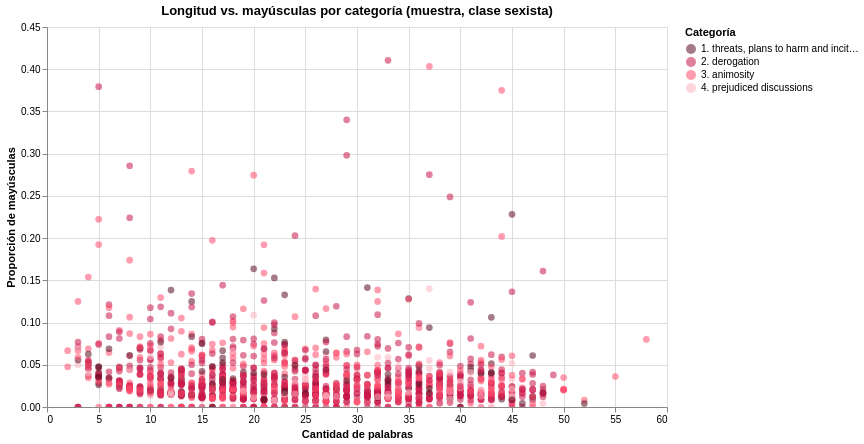

Here is the notebook cell this chart was saved with:
### Markdown cell above
## 15. Análisis multivariado — features cruzadas por clase y categoría

Dispersión interactiva de longitud frente a proporción de mayúsculas, coloreada por
categoría (muestra aleatoria de la clase sexista para mantener el gráfico legible).
Se puede hacer zoom y ver cada punto con tooltip.

### Code cell
muestra = (
    df_feat
    .filter(pl.col("label_sexist") == "sexist")
    .sample(n=1500, seed=42)
    .select("n_words", "prop_mayusculas", "label_category")
)

scatter = (
    alt.Chart(muestra.to_pandas())
    .mark_circle(size=45, opacity=0.55)
    .encode(
        x=alt.X("n_words:Q", title="Cantidad de palabras"),
        y=alt.Y("prop_mayusculas:Q", title="Proporción de mayúsculas"),
        color=alt.Color("label_category:N",
                        scale=alt.Scale(range=["#590D22", "#C9184A", "#FF4D6D", "#FFB3C1"]),
                        legend=alt.Legend(title="Categoría")),
        tooltip=["n_words:Q", "prop_mayusculas:Q", "label_category:N"],
    )
    .interactive()
    .properties(width=620, height=380,
                title="Longitud vs. mayúsculas por categoría (muestra, clase sexista)")
)
scatter

### Figure 1 — Vega specification as saved in the notebook (floating-point values rounded to 4 significant figures; data arrays with more than 128 entries replaced by an {"elided": "..."} marker saying what was removed)
{"$schema": "https://vega.github.io/schema/vega/v6.json", "data": [{"name": "param_1e9efca18e7a2868_store"}, {"name": "source_0", "values": {"elided": "1500 records"}}, {"name": "source_0_x_domain_n_words", "values": [{"min": 2, "max": 58}]}, {"name": "source_0_y_domain_prop_mayusculas", "values": [{"min": 0.0, "max": 0.4105}]}, {"name": "source_0_color_domain_label_category", "values": [{"label_category": "2. derogation"}, {"label_category": "4. prejudiced discussions"}, {"label_category": "3. animosity"}, {"label_category": "1. threats, plans to harm and incitement"}]}], "signals": [{"name": "unit", "value": {}, "on": [{"events": "pointermove", "update": "isTuple(group()) ? group() : unit"}]}, {"name": "param_1e9efca18e7a2868", "update": "vlSelectionResolve(\"param_1e9efca18e7a2868_store\", \"union\")"}, {"name": "param_1e9efca18e7a2868_n_words", "on": [{"events": [{"source": "view", "type": "dblclick"}], "update": "null"}, {"events": {"signal": "param_1e9efca18e7a2868_translate_delta"}, "update": "panLinear(param_1e9efca18e7a2868_translate_anchor.extent_x, -param_1e9efca18e7a2868_translate_delta.x / width)"}, {"events": {"signal": "param_1e9efca18e7a2868_zoom_delta"}, "update": "zoomLinear(domain(\"x\"), param_1e9efca18e7a2868_zoom_anchor.x, param_1e9efca18e7a2868_zoom_delta)"}]}, {"name": "param_1e9efca18e7a2868_prop_mayusculas", "on": [{"events": [{"source": "view", "type": "dblclick"}], "update": "null"}, {"events": {"signal": "param_1e9efca18e7a2868_translate_delta"}, "update": "panLinear(param_1e9efca18e7a2868_translate_anchor.extent_y, param_1e9efca18e7a2868_translate_delta.y / height)"}, {"events": {"signal": "param_1e9efca18e7a2868_zoom_delta"}, "update": "zoomLinear(domain(\"y\"), param_1e9efca18e7a2868_zoom_anchor.y, param_1e9efca18e7a2868_zoom_delta)"}]}, {"name": "param_1e9efca18e7a2868_tuple", "on": [{"events": [{"signal": "param_1e9efca18e7a2868_n_words || param_1e9efca18e7a2868_prop_mayusculas"}], "update": "param_1e9efca18e7a2868_n_words && param_1e9efca18e7a2868_prop_mayusculas ? {unit: \"\", fields: param_1e9efca18e7a2868_tuple_fields, values: [param_1e9efca18e7a2868_n_words,param_1e9efca18e7a2868_prop_mayusculas]} : null"}]}, {"name": "param_1e9efca18e7a2868_tuple_fields", "value": [{"field": "n_words", "channel": "x", "type": "R"}, {"field": "prop_mayusculas", "channel": "y", "type": "R"}]}, {"name": "param_1e9efca18e7a2868_translate_anchor", "value": {}, "on": [{"events": [{"source": "scope", "type": "pointerdown"}], "update": "{x: x(unit), y: y(unit), extent_x: domain(\"x\"), extent_y: domain(\"y\")}"}]}, {"name": "param_1e9efca18e7a2868_translate_delta", "value": {}, "on": [{"events": [{"source": "window", "between": [{"source": "scope", "type": "pointerdown"}, {"source": "window", "type": "pointerup"}], "type": "pointermove", "consume": true}], "update": "{x: param_1e9efca18e7a2868_translate_anchor.x - x(unit), y: param_1e9efca18e7a2868_translate_anchor.y - y(unit)}"}]}, {"name": "param_1e9efca18e7a2868_zoom_anchor", "on": [{"events": [{"source": "scope", "type": "wheel", "consume": true}], "update": "{x: invert(\"x\", x(unit)), y: invert(\"y\", y(unit))}"}]}, {"name": "param_1e9efca18e7a2868_zoom_delta", "on": [{"events": [{"source": "scope", "type": "wheel", "consume": true}], "update": "pow(1.001, event.deltaY * pow(16, event.deltaMode))", "force": true}]}, {"name": "param_1e9efca18e7a2868_modify", "on": [{"events": {"signal": "param_1e9efca18e7a2868_tuple"}, "update": "modify(\"param_1e9efca18e7a2868_store\", param_1e9efca18e7a2868_tuple, true)"}]}], "marks": [{"type": "symbol", "name": "marks", "from": {"data": "source_0"}, "encode": {"update": {"y": {"field": "prop_mayusculas", "scale": "y"}, "fill": {"field": "label_category", "scale": "color"}, "opacity": {"value": 0.55}, "shape": {"value": "circle"}, "size": {"value": 45}, "tooltip": {"signal": "{\"n_words\": format(datum[\"n_words\"], \"\"), \"prop_mayusculas\": format(datum[\"prop_mayusculas\"], \"\"), \"label_category\": isValid(datum[\"label_category\"]) ? isArray(datum[\"label_category\"]) ? join(datum[\"label_category\"], '\\n') : datum[\"label_category\"] : \"\"+datum[\"label_category\"]}"}, "x": {"field": "n_words", "scale": "x"}}}, "interactive": true, "clip": true, "style": ["circle"]}], "scales": [{"name": "x", "type": "linear", "domain": [{"signal": "(data(\"source_0_x_domain_n_words\")[0] || {}).min"}, {"signal": "(data(\"source_0_x_domain_n_words\")[0] || {}).max"}], "range": [0, {"signal": "width"}], "zero": true, "nice": true, "domainRaw": {"signal": "param_1e9efca18e7a2868[\"n_words\"]"}}, {"name": "y", "type": "linear", "domain": [{"signal": "(data(\"source_0_y_domain_prop_mayusculas\")[0] || {}).min"}, {"signal": "(data(\"source_0_y_domain_prop_mayusculas\")[0] || {}).max"}], "range": [{"signal": "height"}, 0], "nice": true, "domainRaw": {"signal": "param_1e9efca18e7a2868[\"prop_mayusculas\"]"}, "zero": true}, {"name": "color", "type": "ordinal", "domain": {"data": "source_0_color_domain_label_category", "field": "label_category", "sort": true}, "range": ["#590D22", "#C9184A", "#FF4D6D", "#FFB3C1"]}], "axes": [{"scale": "x", "gridScale": "y", "aria": false, "ticks": false, "zindex": 0, "labels": false, "orient": "bottom", "maxExtent": 0, "grid": true, "tickCount": {"signal": "ceil(width/40)"}, "domain": false, "minExtent": 0}, {"scale": "y", "maxExtent": 0, "minExtent": 0, "grid": true, "domain": false, "ticks": false, "zindex": 0, "labels": false, "orient": "left", "aria": false, "gridScale": "x", "tickCount": {"signal": "ceil(height/40)"}}, {"scale": "x", "tickCount": {"signal": "ceil(width/40)"}, "labelFlush": true, "title": "Cantidad de palabras", "grid": false, "orient": "bottom", "zindex": 0, "labelOverlap": true}, {"scale": "y", "grid": false, "labelOverlap": true, "tickCount": {"signal": "ceil(height/40)"}, "orient": "left", "zindex": 0, "title": "Proporción de mayúsculas"}], "title": {"text": "Longitud vs. mayúsculas por categoría (muestra, clase sexista)", "frame": "group"}, "height": 380, "padding": 5, "legends": [{"title": "Categoría", "fill": "color", "symbolType": "circle", "encode": {"symbols": {"update": {"opacity": {"value": 0.55}}}}}], "style": "cell", "background": "white", "width": 620}
